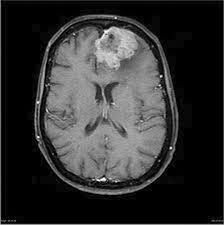
#> input picture images (2).jpg, 224 x 225 px, found by its file name; its folder holds 2 pictures in this run
$ jupyter execute brain-tumor-detection-v1-0-cnn-vgg-16.ipynb   (shell and % lines are left out)
#> lines starting #> are read from the running program, lines starting #| are printed output that depends on the picture; after the words box and inside, x2 and y2 are one past the last pixel; in counts of white or black regions, pixels touching at a corner belong together; pictures that were not available may be replaced by others from this repository, and a replacement may not be noted
**<center><font size=5>Brain Tumor Detection with VGG-16 Model</font></center>**
***
**author**: Ruslan Klymentiev

**date**: 10th June, 2019

**Table of Contents**
- <a href='#intro'>1. Project Overview and Objectives</a>
    - <a href='#dataset'>1.1. Data Set Description</a>
    - <a href='#tumor'>1.2. What is Brain Tumor?</a>
- <a href='#env'>2. Setting up the Environment</a>
- <a href='#import'>3. Data Import and Preprocessing</a>
- <a href='#cnn'>4. CNN Model</a>
    - <a href='#aug'>4.1. Data Augmentation</a>
        - <a href='#demo'>4.1.1. Demo</a>
        - <a href='#apply'>4.1.2. Apply</a>
    - <a href='#build'>4.2. Model Building</a>
    - <a href='#perf'>4.3. Model Performance</a>
- <a href='#concl'>5. Conclusions</a>

# <a id='intro'>1. Project Overview and Objectives</a>

The main purpose of this project was to build a CNN model that would classify if subject has a tumor or not base on MRI scan. I used the [VGG-16](https://www.kaggle.com/navoneel/brain-mri-images-for-brain-tumor-detection) model architecture and weights to train the model for this binary problem. I used `accuracy` as a metric to justify the model performance which can be defined as:

$\textrm{Accuracy} = \frac{\textrm{Number of correclty predicted images}}{\textrm{Total number of tested images}} \times 100\%$

Final results look as follows:

| Set | Accuracy |
|:-:|:-:|
| Validation Set* | ~88% |
| Test Set* | ~80% |
<br>
\* *Note: there might be some misunderstanding in terms of set names so I want to describe what do I mean by `test` and `validation` set:*
* *`validation set` - is the set used during the model training to adjust the hyperparameters. *
* *`test set` - is the small set that I don't touch for the whole training process at all. It's been used for final model performance evaluation.*

## <a id='dataset'>1.1. Data Set Description</a>

The image data that was used for this problem is [Brain MRI Images for Brain Tumor Detection](https://www.kaggle.com/navoneel/brain-mri-images-for-brain-tumor-detection). It conists of MRI scans of two classes:

* `NO` - no tumor, encoded as `0`
* `YES` - tumor, encoded as `1`

Unfortunately, the data set description doesn't hold any information where this MRI scans come from and so on.

## <a id='tumor'>1.2. What is Brain Tumor?</a>

> A brain tumor occurs when abnormal cells form within the brain. There are two main types of tumors: cancerous (malignant) tumors and benign tumors. Cancerous tumors can be divided into primary tumors, which start within the brain, and secondary tumors, which have spread from elsewhere, known as brain metastasis tumors. All types of brain tumors may produce symptoms that vary depending on the part of the brain involved. These symptoms may include headaches, seizures, problems with vision, vomiting and mental changes. The headache is classically worse in the morning and goes away with vomiting. Other symptoms may include difficulty walking, speaking or with sensations. As the disease progresses, unconsciousness may occur.
>
>
>
> *Brain metastasis in the right cerebral hemisphere from lung cancer, shown on magnetic resonance imaging.*

Source: [Wikipedia](https://en.wikipedia.org/wiki/Brain_tumor)

# <a id='env'>2. Setting up the Environment</a>

[cell 1]
from IPython.display import clear_output
clear_output()

[cell 2]
import numpy as np
from tqdm import tqdm
import cv2
import os
import shutil
import itertools
import imutils
import matplotlib.pyplot as plt
from sklearn.preprocessing import LabelBinarizer
from sklearn.model_selection import train_test_split
from sklearn.metrics import accuracy_score, confusion_matrix

import plotly.graph_objs as go
from plotly.offline import init_notebook_mode, iplot
from plotly import tools

from keras.preprocessing.image import ImageDataGenerator
from keras.applications.vgg16 import VGG16, preprocess_input
from keras import layers
from keras.models import Model, Sequential
from keras.optimizers import Adam, RMSprop
from keras.callbacks import EarlyStopping

init_notebook_mode(connected=True)
RANDOM_SEED = 123

Right now all images are in one folder with `yes` and `no` subfolders. I will split the data into `train`, `val` and `test` folders which makes its easier to work for me. The new folder heirarchy will look as follows:

[cell 3]
clear_output()
# create new folders

[cell 4]
IMG_PATH = '../input/brain-mri-images-for-brain-tumor-detection/brain_tumor_dataset/'
# split the data by train/val/test
for CLASS in os.listdir(IMG_PATH):
    if not CLASS.startswith('.'):
        IMG_NUM = len(os.listdir(IMG_PATH + CLASS))
        for (n, FILE_NAME) in enumerate(os.listdir(IMG_PATH + CLASS)):
            img = IMG_PATH + CLASS + '/' + FILE_NAME
            if n < 5:
                shutil.copy(img, 'TEST/' + CLASS.upper() + '/' + FILE_NAME)
            elif n < 0.8*IMG_NUM:
                shutil.copy(img, 'TRAIN/'+ CLASS.upper() + '/' + FILE_NAME)
            else:
                shutil.copy(img, 'VAL/'+ CLASS.upper() + '/' + FILE_NAME)

# <a id='import'>3. Data Import and Preprocessing</a>

[cell 5]
def load_data(dir_path, img_size=(100,100)):
    """
    Load resized images as np.arrays to workspace
    """
#> called with dir_path = 'TRAIN/', img_size = (224, 224)
    X = []
    y = []
    i = 0
    labels = dict()
    for path in tqdm(sorted(os.listdir(dir_path))):
        if not path.startswith('.'):
            labels[i] = path
            for file in os.listdir(dir_path + path):
                if not file.startswith('.'):
                    img = cv2.imread(dir_path + path + '/' + file)
#> img is the input picture: shape (225, 224, 3); min 0, max 255, mean 50.1
                    X.append(img)
                    y.append(i)
            i += 1
    X = np.array(X)
    y = np.array(y)
    print(f'{len(X)} images loaded from {dir_path} directory.')
#| 1 images loaded from TRAIN/ directory.
    return X, y, labels


# [28 lines left out: function plot_confusion_matrix, not called in this run]

[cell 6]
TRAIN_DIR = 'TRAIN/'
TEST_DIR = 'TEST/'
VAL_DIR = 'VAL/'
IMG_SIZE = (224,224)

# use predefined function to load the image data into workspace
X_train, y_train, labels = load_data(TRAIN_DIR, IMG_SIZE)
#> y_train = [0]; labels = {0: 'images (2).jpg'}
X_test, y_test, _ = load_data(TEST_DIR, IMG_SIZE)
#| 1 images loaded from TEST/ directory.
#> y_test = [0]
X_val, y_val, _ = load_data(VAL_DIR, IMG_SIZE)
#| 1 images loaded from VAL/ directory.
#> y_val = [0]

Let's take a look at the distribution of classes among sets:

[cell 7]
y = dict()
y[0] = []
y[1] = []
for set_name in (y_train, y_val, y_test):
    y[0].append(np.sum(set_name == 0))
    y[1].append(np.sum(set_name == 1))
#> this loop made 3 passes

trace0 = go.Bar(
    x=['Train Set', 'Validation Set', 'Test Set'],
    y=y[0],
    name='No',
    marker=dict(color='#33cc33'),
    opacity=0.7
)
trace1 = go.Bar(
    x=['Train Set', 'Validation Set', 'Test Set'],
    y=y[1],
    name='Yes',
    marker=dict(color='#ff3300'),
    opacity=0.7
)
data = [trace0, trace1]
layout = go.Layout(
    title='Count of classes in each set',
    xaxis={'title': 'Set'},
    yaxis={'title': 'Count'}
)
fig = go.Figure(data, layout)
iplot(fig)

[cell 8]
def plot_samples(X, y, labels_dict, n=50):
    """
    Creates a gridplot for desired number of images (n) from the specified set
    """
#> called with X = array of shape (1, 225, 224, 3), y = array of shape (1,), n = 30
    for index in range(len(labels_dict)):
        imgs = X[np.argwhere(y == index)][:n]
        j = 10
        i = int(n/j)

        plt.figure(figsize=(15,6))
        c = 1
        for img in imgs:
            plt.subplot(i,j,c)
            plt.imshow(img[0])

            plt.xticks([])
            plt.yticks([])
            c += 1
        plt.suptitle('Tumor: {}'.format(labels_dict[index]))
        plt.show()
#> this loop made 1 pass
#> (j, i) on pass 1: (10, 3)

[cell 9]
plot_samples(X_train, y_train, labels, 30)
#> (the call stopped at in plot_samples, `plt.figure(figsize=(15,6))`: IPython is not available in this run)

As you can see, images have different `width` and `height` and diffent size of "black corners". Since the image size for VGG-16 imput layer is `(224,224)` some wide images may look weird after resizing. Histogram of ratio distributions (`ratio = width/height`):

[cell 10]
RATIO_LIST = []
for set in (X_train, X_test, X_val):
    for img in set:
        RATIO_LIST.append(img.shape[1]/img.shape[0])
#> after the loop, RATIO_LIST = [0.996, 0.996, 0.996]

plt.hist(RATIO_LIST)
#> (this line was passed over: IPython is not available in this run)
plt.title('Distribution of Image Ratios')
#> (this line was passed over: IPython is not available in this run)
plt.xlabel('Ratio Value')
#> (this line was passed over: IPython is not available in this run)
plt.ylabel('Count')
#> (this line was passed over: IPython is not available in this run)
plt.show()

The first step of "normalization" would be to crop the brain out of the images. I used technique which was perfectly described in [pyimagesearch](https://www.pyimagesearch.com/2016/04/11/finding-extreme-points-in-contours-with-opencv/) blog and I highly suggest to looks deeper into it.

[cell 11]
# [31 lines left out: function crop_imgs, not called in this run]

Let's look at example what this function will do with MRI scans:

[cell 12]
img = cv2.imread('../input/brain-mri-images-for-brain-tumor-detection/brain_tumor_dataset/yes/Y108.jpg')
img = cv2.resize(
            img,
            dsize=IMG_SIZE,
            interpolation=cv2.INTER_CUBIC
        )
#> img: shape (224, 224, 3)
gray = cv2.cvtColor(img, cv2.COLOR_RGB2GRAY)
gray = cv2.GaussianBlur(gray, (5, 5), 0)
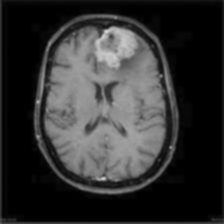
#> gray: shape (224, 224); min 0, max 215, mean 49.6

# threshold the image, then perform a series of erosions +
# dilations to remove any small regions of noise
thresh = cv2.threshold(gray, 45, 255, cv2.THRESH_BINARY)[1]
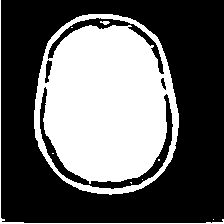
#> thresh: shape (224, 224); 38.4% white; 9 white regions (6 under 20 px), largest, box (x1, y1, x2, y2) and area: (34, 14, 179, 195) 18724, (0, 0, 224, 224) 502, (100, 21, 110, 25) 27
thresh = cv2.erode(thresh, None, iterations=2)
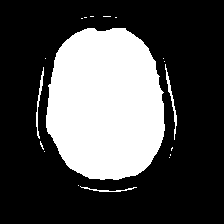
#> thresh: shape (224, 224); 30.2% white; 18 white regions (14 under 20 px), largest, box (x1, y1, x2, y2) and area: (46, 28, 165, 180) 14725, (165, 64, 177, 140) 166, (36, 67, 44, 139) 140, (80, 186, 137, 192) 88
thresh = cv2.dilate(thresh, None, iterations=2)
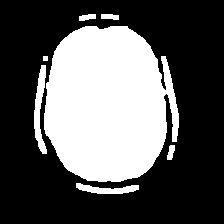
#> thresh: shape (224, 224); 35.2% white; 7 white regions

# find contours in thresholded image, then grab the largest one
cnts = cv2.findContours(thresh.copy(), cv2.RETR_EXTERNAL, cv2.CHAIN_APPROX_SIMPLE)
#> cnts = 7 contours, 1 with area under 20; largest, box (x1, y1, x2, y2) and area: (44, 26, 179, 182) 16130, (34, 65, 47, 154) 478, (76, 183, 139, 194) 318, (101, 14, 119, 20) 68, (79, 14, 96, 21) 68, (167, 145, 175, 160) 65
cnts = imutils.grab_contours(cnts)
c = max(cnts, key=cv2.contourArea)
#> c = contour of 244 points, box (x1, y1, x2, y2) (44, 26, 179, 182), area 16130

# find the extreme points
extLeft = tuple(c[c[:, :, 0].argmin()][0])
#> extLeft = (44, 113)
extRight = tuple(c[c[:, :, 0].argmax()][0])
#> extRight = (178, 127)
extTop = tuple(c[c[:, :, 1].argmin()][0])
#> extTop = (85, 26)
extBot = tuple(c[c[:, :, 1].argmax()][0])
#> extBot = (98, 181)

# add contour on the image
img_cnt = cv2.drawContours(img.copy(), [c], -1, (0, 255, 255), 4)
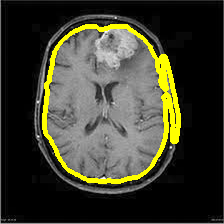
#> img_cnt: shape (224, 224, 3); mean B, G, R 46.5, 61.4, 61.4

# add extreme points
img_pnt = cv2.circle(img_cnt.copy(), extLeft, 8, (0, 0, 255), -1)
img_pnt = cv2.circle(img_pnt, extRight, 8, (0, 255, 0), -1)
img_pnt = cv2.circle(img_pnt, extTop, 8, (255, 0, 0), -1)
img_pnt = cv2.circle(img_pnt, extBot, 8, (255, 255, 0), -1)
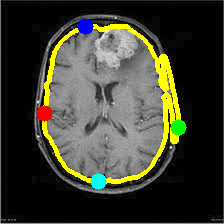
#> img_pnt: shape (224, 224, 3); mean B, G, R 48, 61.1, 60.1

# crop
ADD_PIXELS = 0
new_img = img[extTop[1]-ADD_PIXELS:extBot[1]+ADD_PIXELS, extLeft[0]-ADD_PIXELS:extRight[0]+ADD_PIXELS].copy()
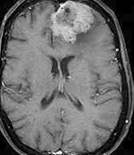
#> new_img: shape (155, 134, 3); min 0, max 255, mean 107.4

[cell 13]
plt.figure(figsize=(15,6))
#> (this line was passed over: IPython is not available in this run)
plt.subplot(141)
#> (this line was passed over: IPython is not available in this run)
